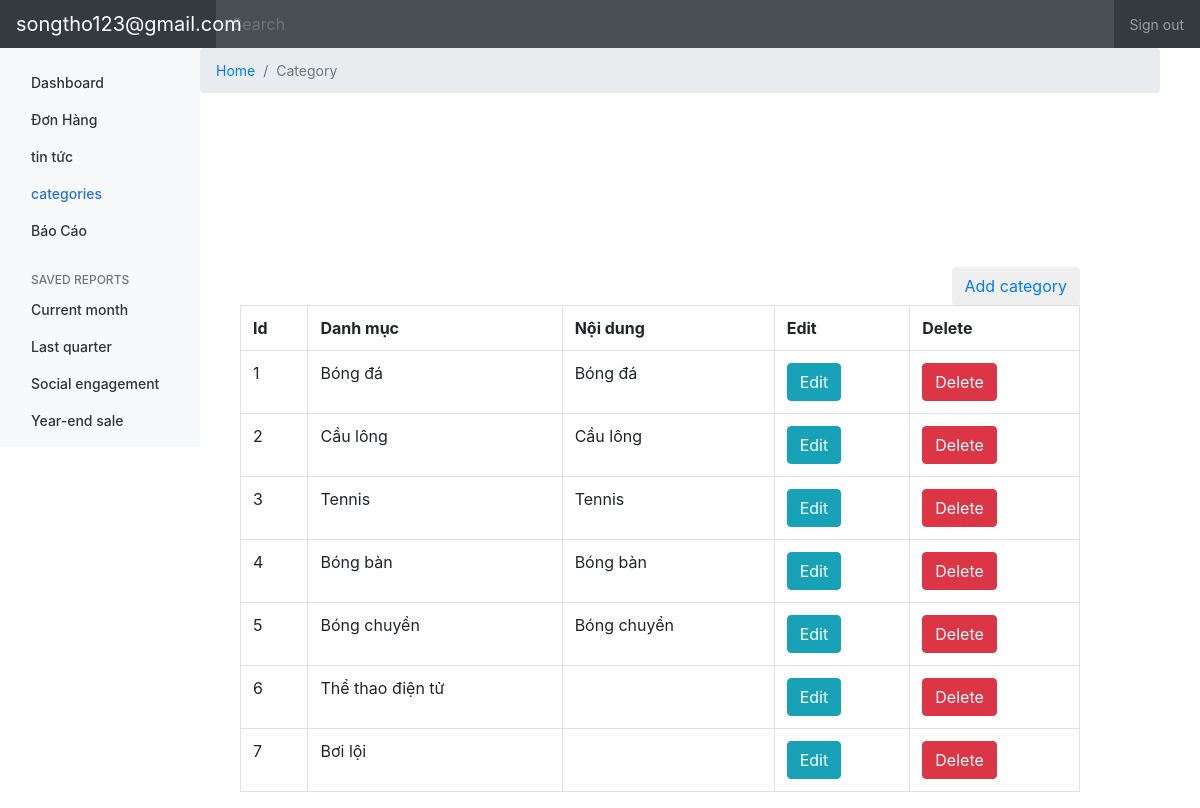
Page /category.php (signed in) on the committed database.
### tables this page shows
CREATE TABLE `category` (
  `id` int(100) NOT NULL,
  `category_name` varchar(255) NOT NULL,
  `des` varchar(255) NOT NULL
);

### category.php (the view, shortened to what this page needs)
<?php
include('include/header.php');
?>
<div style="margin-left:0% ; width:80%">
    <ul class="breadcrumb">
        <li class="breadcrumb-item active"><a href="Home.php">Home</a></li>
        <li class="breadcrumb-item active"><a>Category</a></li>
    </ul>
</div>
<div style= "width:70% ; margin-left: 20%; margin-top: -15% " >
    <div class="text-right">
        <button class="btn"><a href="addcategory.php">Add category</a></button>
    </div>
    <table class="table table-bordered">
        <tr>
            <th>Id</th>
            <th>Danh mục</th>
            <th>Nội dung</th>
            <th>Edit</th>
            <th>Delete</th>
        </tr>
        <?php
            include ('db/connection.php');
            $query=mysqli_query($conn,"select * from category");
            while($row=mysqli_fetch_array($query)){
        ?>
        <tr>
            <td><?php echo $row['id']?></td>
            <td><?php echo $row['category_name']?></td>
            <td><?php echo substr( $row['des'],0,200)?></td>
            <td><a href="edit.php?edit=<?php echo $row['id'];?>" class="btn btn-info">Edit</a></td>
            <td><a href="delete.php?del=<?php echo $row['id'];?>" class="btn btn-danger">Delete</a></td>
        </tr>
        <?php } ?>
    </table>
</div>

### rows in the picture
category: id "1", category_name "Bóng đá", des "Bóng đá"
category: id "2", category_name "Cầu lông", des "Cầu lông"
category: id "3", category_name "Tennis", des "Tennis"
category: id "4", category_name "Bóng bàn", des "Bóng bàn"
category: id "5", category_name "Bóng chuyền", des "Bóng chuyền"
category: id "6", category_name "Thể thao điện tử"
category: id "7", category_name "Bơi lội"

### other values in the picture
$_SESSION['email'] "songtho123@gmail.com"
